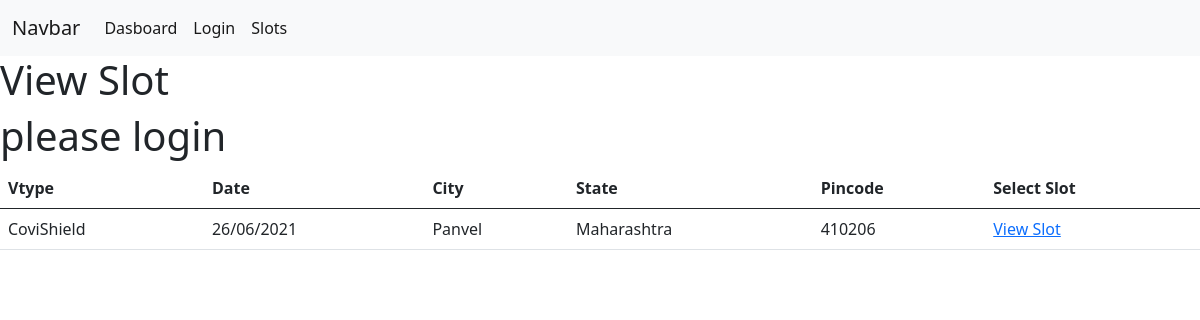
/viewSlot, run on an earlier commit of the app's database.
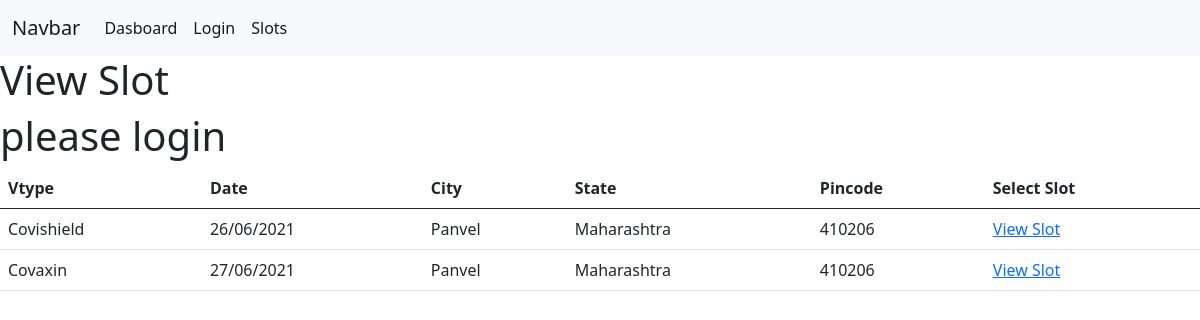
And on a later commit of the database.
### vacciapp/models.py (models this page shows, shortened)
class Slot(models.Model):
    vtype = models.CharField(max_length=200,null=True)
    date = models.CharField(max_length=200,null=True)
    address = models.CharField(max_length=200,null=True)
    city = models.CharField(max_length=200,null=True)
    state = models.CharField(max_length=200,null=True)
    pincode = models.CharField(max_length=200,null=True)
    addMap = models.CharField(max_length=200,null=True)
    date_created = models.DateTimeField(auto_now_add=True,null=True)

### vacciapp/views.py (the view)
# urls.py: path('viewSlot',views.viewSlot,name='viewSlot'),
def viewSlot(request):
    userPincode = '410206'
    slots = Slot.objects.filter(pincode=userPincode)
    vtype = Slot.objects.values('vtype')
    print(vtype)
    context = {
        'slots' : slots,
    }
    return render(request,'vacciapp/viewSlot.html',context)

### templates/vacciapp/viewSlot.html
{% extends 'base.html' %}
{% block body %}
<h1>View Slot</h1>
{% if request.user.is_authenticated %}
{{user.username}}
{% else %}
<h1>please login</h1>
{% endif %}
<table class="table">
  <thead>
    <tr>
      <th scope="col">Vtype</th>
      <th scope="col">Date</th>
      <th scope="col">City</th>
      <th scope="col">State</th>
      <th scope="col">Pincode</th>
      <th scope="col">Select Slot</th>
    </tr>
  </thead>
  <tbody>
  {% for slot in slots %}
    <tr>
      <td>{{slot.vtype}}</td>
      <td>{{slot.date}}</td>
      <td>{{slot.city}}</td>
      <td>{{slot.state}}</td>
      <td>{{slot.pincode}}</td>
      <td><a href="{% url 'selectSlot' slot.id %}">View Slot</a></td>
    </tr>
{% endfor %}
  </tbody>
</table>
{% endblock body %}

### templates/base.html (shortened to what this page needs)
{% load static %}
<!doctype html>
<html lang="en">
  <head>
    <link href="https://cdn.jsdelivr.net/npm/bootstrap@5.0.1/dist/css/bootstrap.min.css" rel="stylesheet">
  </head>
  <body>
  <nav class="navbar navbar-expand-lg navbar-light bg-light">
  <div class="container-fluid">
    <a class="navbar-brand" href="#">Navbar</a>
    <div class="collapse navbar-collapse" id="navbarSupportedContent">
      <ul class="navbar-nav me-auto mb-2 mb-lg-0">
        <li class="nav-item">
          <a class="nav-link active" aria-current="page" href="/">Dasboard</a>
        </li>
        {% if request.user.is_authenticated %}
        <li class="nav-item">
          <a class="nav-link active" aria-current="page" href="/logout">Logout</a>
        </li>
        {% else %}
        <li class="nav-item">
          <a class="nav-link active" aria-current="page" href="/login">Login</a>
        </li>
        {% endif %}
        <li class="nav-item">
          <a class="nav-link active" aria-current="page" href="/">Slots</a>
        </li>
      </ul>
    </div>
  </div>
</nav>
    {% block body %}
    {% endblock body %}
  </body>
</html>

What changed in the data, as far as the page shows it:
changed Slot: vtype "CoviShield" → "Covishield"
added Slot: vtype "Covaxin", date "27/06/2021", city "Panvel", state "Maharashtra", pincode "410206"
